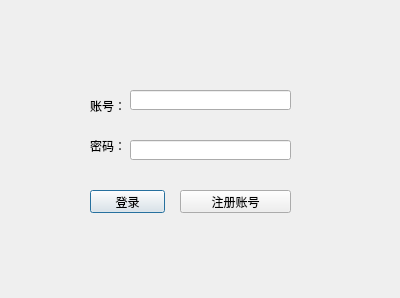
<?xml version="1.0" encoding="UTF-8"?>
<ui version="4.0">
 <class>Login</class>
 <widget class="QDialog" name="Login">
  <property name="geometry">
   <rect>
    <x>0</x>
    <y>0</y>
    <width>400</width>
    <height>298</height>
   </rect>
  </property>
  <property name="windowTitle">
   <string>登录</string>
  </property>
  <widget class="QLabel" name="label">
   <property name="geometry">
    <rect>
     <x>90</x>
     <y>100</y>
     <width>54</width>
     <height>12</height>
    </rect>
   </property>
   <property name="text">
    <string>账号：</string>
   </property>
  </widget>
  <widget class="QLabel" name="label_2">
   <property name="geometry">
    <rect>
     <x>90</x>
     <y>140</y>
     <width>54</width>
     <height>12</height>
    </rect>
   </property>
   <property name="text">
    <string>密码：</string>
   </property>
  </widget>
  <widget class="QLineEdit" name="accountLineEdit">
   <property name="geometry">
    <rect>
     <x>130</x>
     <y>90</y>
     <width>161</width>
     <height>20</height>
    </rect>
   </property>
  </widget>
  <widget class="QLineEdit" name="pwdLineEdit">
   <property name="geometry">
    <rect>
     <x>130</x>
     <y>140</y>
     <width>161</width>
     <height>20</height>
    </rect>
   </property>
   <property name="echoMode">
    <enum>QLineEdit::Password</enum>
   </property>
  </widget>
  <widget class="QPushButton" name="loginPushButton">
   <property name="geometry">
    <rect>
     <x>90</x>
     <y>190</y>
     <width>75</width>
     <height>23</height>
    </rect>
   </property>
   <property name="text">
    <string>登录</string>
   </property>
  </widget>
  <widget class="QPushButton" name="registerPushButton">
   <property name="geometry">
    <rect>
     <x>180</x>
     <y>190</y>
     <width>111</width>
     <height>23</height>
    </rect>
   </property>
   <property name="text">
    <string>注册账号</string>
   </property>
  </widget>
 </widget>
 <resources/>
 <connections/>
</ui>
